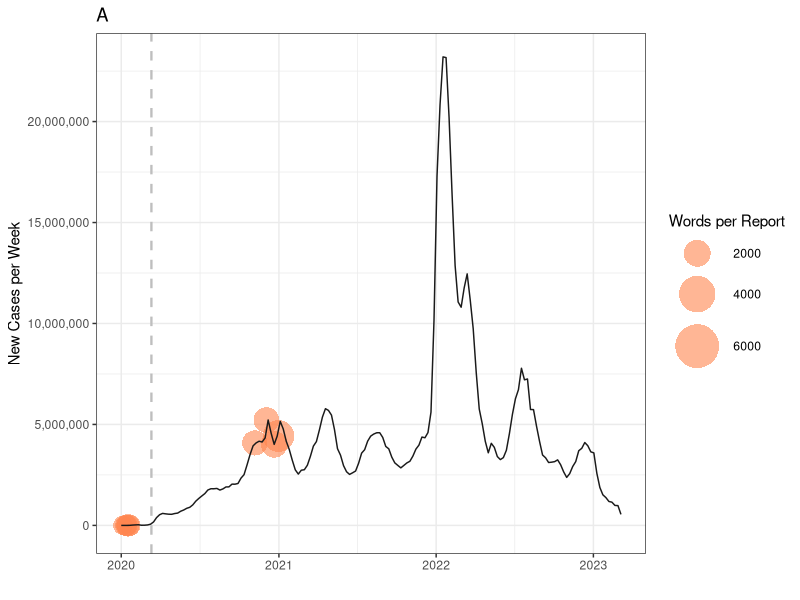
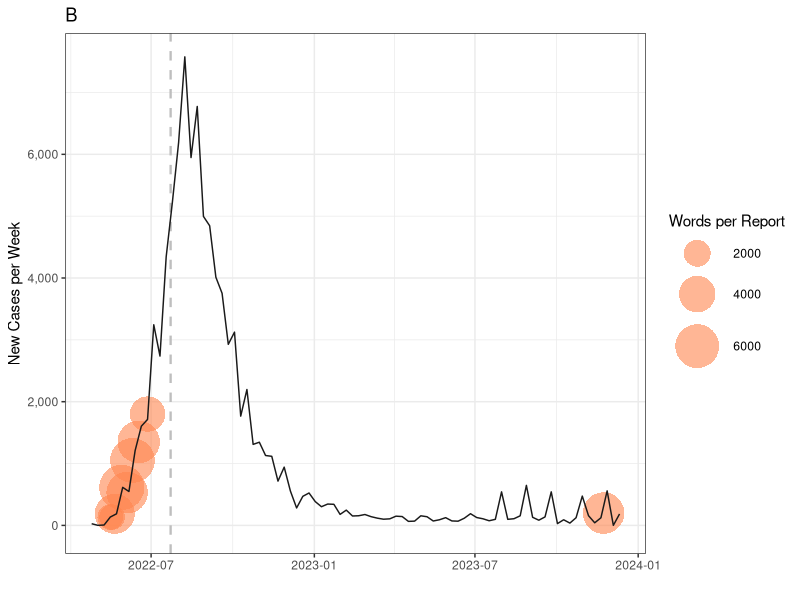
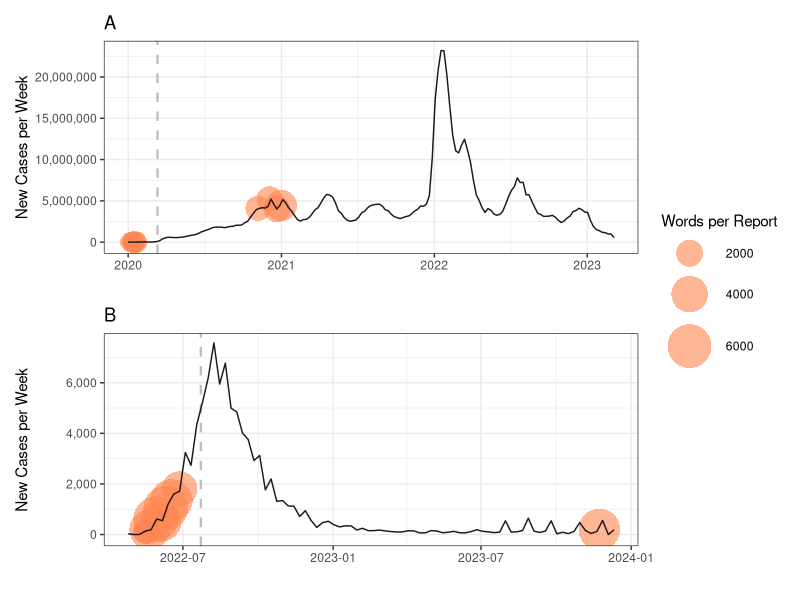

Reproduce these figures in R, in order.
library(readr)
library(ggplot2)
library(dplyr)
library(tidyverse)
library(lubridate)
library(patchwork)

##Load data
co.raw <- read.csv("mergeddonscovid.csv")
dompox.raw <- read.csv("dompox_curve.csv")

##Mutate to pull out the cases by week
co.raw$Date <- mdy(co.raw$Date)
co.raw %>% 
  mutate(date = as.Date(Date)) %>% 
  group_by(week = isoweek(Date), year = isoyear(Date)) %>% 
  summarise(weekCases = sum(New)) -> codon

dompox.raw$date <- mdy(dompox.raw$date)
dompox.raw %>%
  mutate(date = as.Date(date)) %>%
  group_by(week =isoweek(date), year = isoyear(date)) %>%
  summarise(weekCases = sum(NewCases)) -> dompox

#Week calendar for duration of Mpox data
data.frame(date=seq(as.Date("2022/1/1"), as.Date("2023/12/31"), by="day")) %>% 
  mutate(week=isoweek(date),year=isoyear(date)) %>%
  group_by(year,week) %>% 
  summarise(weekdate=min(date)) -> week_calendar

#Week calendar for duration of Covid data
data.frame(date=seq(as.Date("2020/1/1"), as.Date("2023/12/31"), by="day")) %>%
  mutate(week=isoweek(date),year=isoyear(date)) %>%
  group_by(year,week) %>%
  summarise(weekdate=min(date)) -> week_calendar2

#Join week calendars with respective dataframes
codon %>%
  left_join(week_calendar2) -> codon
dompox %>%
  left_join(week_calendar) -> dompox

#Pull out the dates without applicable dons
noco <- co.raw[which(co.raw$DON!="NO"),] %>%
  mutate(Date = as.Date(Date))
nopox <- dompox.raw[which(dompox.raw$DON!="NO"),] %>%
  mutate(date. = as.Date(date))

#Pull out dates without SitReps for Covid
sit_rep_df <- co.raw[which(co.raw$SitRep!="NO"),] %>%
  mutate(Date = as.Date(Date))

##Covid figure
noco2 <- noco %>% filter(DON == "COVID")
noco2$weekcases <- c(0, 0, 0, 2120, 2120, 4083599, 5219504, 4012227, 4424486)
noco2$wordcount <- c(914, 1157, 1133, 1301, 1118, 1710, 1788, 1945, 2917)
A <- ggplot(codon, aes(x = weekdate, y = weekCases)) +
  theme_bw() + 
  geom_point(data = noco2,
             aes(x = as.Date(Date),
                 y = weekcases, 
                 size = wordcount, 
                 color = "DON Report Word Count"),
             color = '#ff854fff', 
             alpha = 0.6,
             shape = 16) +
  labs(size = "Words per Report") +
  scale_size_continuous(range = c(1, 15), limits = c(1,6500)) +
  geom_vline(xintercept = as.numeric(as.Date("2020-03-11")), 
             color = "grey", 
             linetype = "dashed", 
             size = 0.8) +
  geom_line(color = "gray10") +
  labs(title = "A",
       x = "",
       y = "New Cases per Week") +
  theme(panel.background = element_blank(),
        legend.key = element_blank(),
        legend.position = "right") +
  labs(fill = "Reporting frequency") +
  scale_y_continuous(limits = c(-0.01*max(codon$weekCases), 1*max(codon$weekCases)),
                     #breaks = seq(from = 0, to = 25000000, by = 5000000),
                     labels = scales::comma_format()); A

nopox2 <- nopox %>% filter(DON == "MPOX")
nopox2$weekcases <- c(135, 135, 187, 615, 530, 1050, 1350, 1800, 200) #Number of cases per week corresponding to the date of the MPOX dons publication
nopox2$wordcount <- c(1783, 1758, 4909, 6403, 5301, 6266, 5565, 3726, 5333) #MPOX dons word count per report
#Mpox Figure
B <- ggplot(dompox, aes(x = weekdate, y = weekCases)) +
  theme_bw() + 
  geom_point(data = nopox2,
                      aes(x = as.Date(date),
                            y = weekcases,
                            size = wordcount, 
                          color = "DON Report Word Count"),  
             alpha = 0.6,
             color = '#ff854fff', 
             shape = 16) +
  scale_size_continuous(range = c(1, 15), limits = c(1,6500)) +
  labs(size = "Words per Report") +
  geom_vline(xintercept = as.numeric(as.Date("2022-07-23")), 
             color = "grey", 
             linetype = "dashed", 
             size = 0.8) +
  geom_line(color = "gray10") +
  labs(title = "B",
       x = "",
       y = "New Cases per Week") +
  theme(panel.background = element_blank()) + 
  scale_y_continuous(limits = c(-0.01*max(dompox$weekCases), 1*max(dompox$weekCases)),
                     #breaks = seq(from = -2000, to = 8000 , by = 1000),
                     labels = scales::comma_format()); B

#Join em together
(A + theme(legend.position = "none")) / B + plot_layout(guides = "collect") #& 
  #scale_size_continuous(limits = range(c(noco2$wordcount, nopox2$wordcount)))
 
